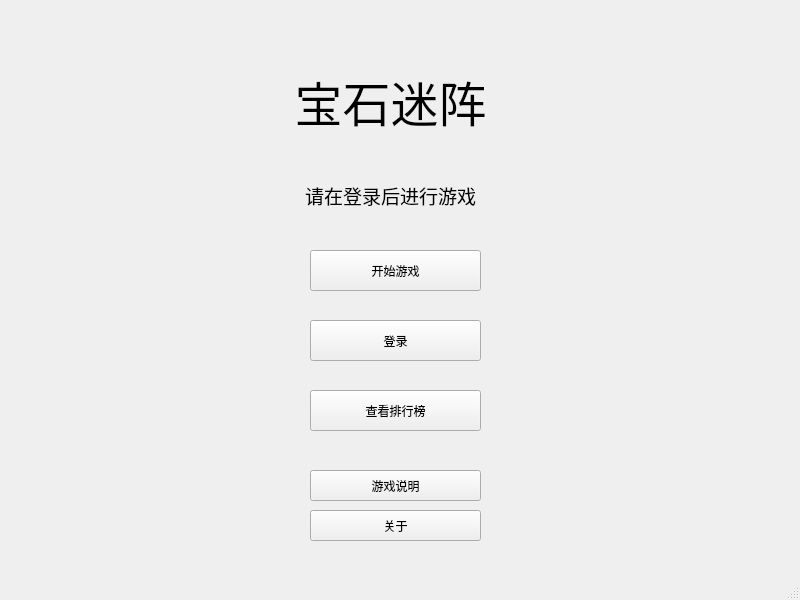
<?xml version="1.0" encoding="UTF-8"?>
<ui version="4.0">
 <class>MainWindow</class>
 <widget class="QMainWindow" name="MainWindow">
  <property name="geometry">
   <rect>
    <x>0</x>
    <y>0</y>
    <width>800</width>
    <height>600</height>
   </rect>
  </property>
  <property name="windowTitle">
   <string>MainWindow</string>
  </property>
  <widget class="QWidget" name="centralwidget">
   <widget class="QLabel" name="nameLabel">
    <property name="geometry">
     <rect>
      <x>240</x>
      <y>50</y>
      <width>301</width>
      <height>101</height>
     </rect>
    </property>
    <property name="font">
     <font>
      <pointsize>36</pointsize>
     </font>
    </property>
    <property name="text">
     <string>宝石迷阵</string>
    </property>
    <property name="alignment">
     <set>Qt::AlignmentFlag::AlignCenter</set>
    </property>
   </widget>
   <widget class="QPushButton" name="startGameButton">
    <property name="geometry">
     <rect>
      <x>310</x>
      <y>250</y>
      <width>171</width>
      <height>41</height>
     </rect>
    </property>
    <property name="text">
     <string>开始游戏</string>
    </property>
    <property name="iconSize">
     <size>
      <width>30</width>
      <height>30</height>
     </size>
    </property>
   </widget>
   <widget class="QPushButton" name="checkInfoButton">
    <property name="geometry">
     <rect>
      <x>310</x>
      <y>510</y>
      <width>171</width>
      <height>31</height>
     </rect>
    </property>
    <property name="text">
     <string>关于</string>
    </property>
   </widget>
   <widget class="QLabel" name="guideLabel">
    <property name="geometry">
     <rect>
      <x>280</x>
      <y>170</y>
      <width>221</width>
      <height>51</height>
     </rect>
    </property>
    <property name="font">
     <font>
      <pointsize>36</pointsize>
     </font>
    </property>
    <property name="text">
     <string>&lt;html&gt;&lt;head/&gt;&lt;body&gt;&lt;p&gt;&lt;span style=&quot; font-size:14pt;&quot;&gt;请在登录后进行游戏&lt;/span&gt;&lt;/p&gt;&lt;/body&gt;&lt;/html&gt;</string>
    </property>
    <property name="alignment">
     <set>Qt::AlignmentFlag::AlignCenter</set>
    </property>
   </widget>
   <widget class="QPushButton" name="signInButton">
    <property name="geometry">
     <rect>
      <x>310</x>
      <y>320</y>
      <width>171</width>
      <height>41</height>
     </rect>
    </property>
    <property name="text">
     <string>登录</string>
    </property>
    <property name="iconSize">
     <size>
      <width>30</width>
      <height>30</height>
     </size>
    </property>
   </widget>
   <widget class="QPushButton" name="checkRankButton">
    <property name="geometry">
     <rect>
      <x>310</x>
      <y>390</y>
      <width>171</width>
      <height>41</height>
     </rect>
    </property>
    <property name="text">
     <string>查看排行榜</string>
    </property>
    <property name="iconSize">
     <size>
      <width>30</width>
      <height>30</height>
     </size>
    </property>
   </widget>
   <widget class="QPushButton" name="checkRankButton_2">
    <property name="geometry">
     <rect>
      <x>310</x>
      <y>470</y>
      <width>171</width>
      <height>31</height>
     </rect>
    </property>
    <property name="text">
     <string>游戏说明</string>
    </property>
    <property name="iconSize">
     <size>
      <width>30</width>
      <height>30</height>
     </size>
    </property>
   </widget>
  </widget>
  <widget class="QMenuBar" name="menubar">
   <property name="geometry">
    <rect>
     <x>0</x>
     <y>0</y>
     <width>800</width>
     <height>23</height>
    </rect>
   </property>
  </widget>
  <widget class="QStatusBar" name="statusbar"/>
 </widget>
 <resources/>
 <connections/>
</ui>
